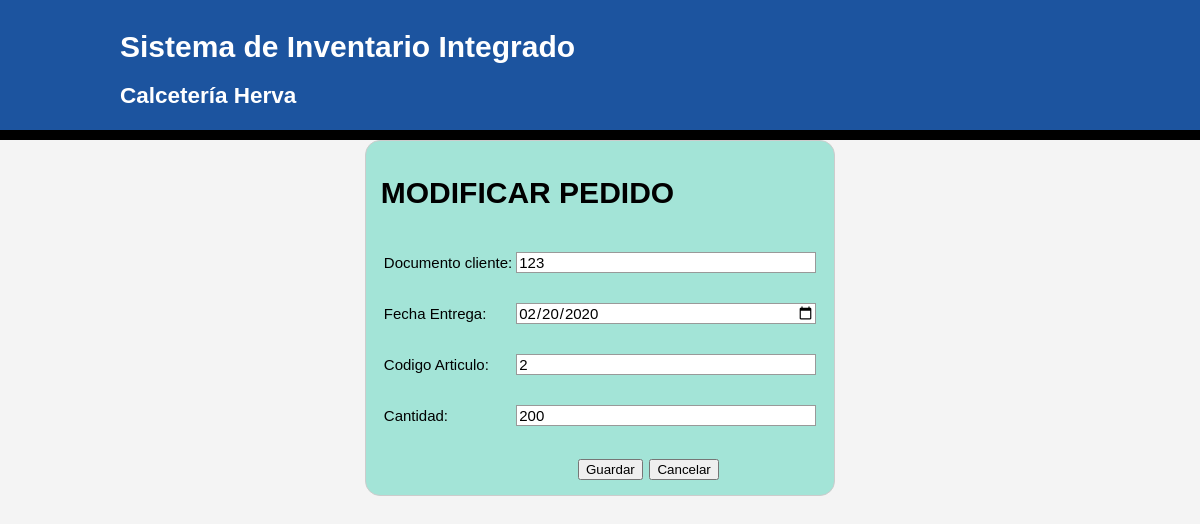
The page /santiago_cangrejo_inventarios_herba_php/herba/vista/modificar_pedido.php?id=2 (signed in) on the database its author committed.
### tables this page shows
CREATE TABLE `detallepedido` (
  `id` int(50) NOT NULL,
  `idArticulo` int(50) NOT NULL,
  `idPedido` int(50) NOT NULL
);

CREATE TABLE `pedidos` (
  `id` int(50) NOT NULL,
  `cantidadDelArticulo` int(11) NOT NULL,
  `fecha` date NOT NULL,
  `fecha_entrega` date NOT NULL,
  `idCliente` int(11) NOT NULL
);

### santiago_cangrejo_inventarios_herba_php/herba/vista/modificar_pedido.php (the view, shortened to what this page needs)
<!DOCTYPE html>
<html>
    <head>
    <link rel="stylesheet" type="text/css" href="CSS/nuevo_estilos.css">
    </head>
<body>
     <?php
    $id=$_GET["id"];
    $conexion=  conexion();
    $sql="SELECT pedidos.id, pedidos.cantidadDelArticulo, pedidos.fecha_entrega, pedidos.idCliente, detallepedido.idArticulo FROM pedidos JOIN detallepedido ON pedidos.id=detallepedido.idPedido WHERE detallepedido.id=$id";
    $resultado=$conexion->query($sql);
    ?>
    <header>
        <div class="contenedor">
            <div id="marca">
                <h1><span class="resaltado">Sistema de Inventario Integrado</span></h1>
                <h2>Calcetería Herva</h2>
            </div>
        </div>
    </header>
    <?php
    while ($articulo= mysqli_fetch_object($resultado)):?>
    <form action="../modelo/codigo_modificar_pedido.php" method="post">
        <table>
        <tr>
        <h1>MODIFICAR PEDIDO</h1>
        </tr>
          <tr>
              <td><input type="hidden" id="Nombre" name="id" value="<?php echo $articulo->id ?>"/></td>
        </tr>
        <tr>
            <td><p>Documento cliente:</p></td>
            <td><input type="text"  name="idcliente" value="<?php echo $articulo->idCliente ?>"/></td>
        </tr>
        <tr>
      <td><p>Fecha Entrega:</p></td>
      <td><input type="date"  name="fecha" value="<?php echo $articulo->fecha_entrega ?>"/></td>
       </tr>
       <tr>
            <td><p>Codigo Articulo:</p></td>
            <td><input type="number"  name="idarticulo" min="0" value="<?php echo $articulo->idArticulo ?>"/></td>
        </tr>
    <tr>
    <td><p>Cantidad:</label></p>
    <td><input type="number"   min="0" name="cantidad" value="<?php echo $articulo->cantidadDelArticulo?>"/></td>
    </tr>
<?php
    endwhile;
?>
        </table><br>
        <div class="button">
            <button type="submit">Guardar</button><button type="button" type="button" onclick="location.href='consultar_pedido.php'">Cancelar</button>
    </div>
</form>

### santiago_cangrejo_inventarios_herba_php/herba/vista/CSS/nuevo_estilos.css (style rules this page uses)
body { font: 15px Arial, Helvetica, sans serif; padding: 0; margin: 0; background-color: #f4f4f4; }
.contenedor { width: 80%; margin: auto; overflow: hidden; }
header { background-color: #1c549f; color: #fff; padding-top: 30px; min-height: 100px; border-bottom: 10px solid #000000; }
header #marca { float: left; }
header #marca h1 { margin: 0; }
header .resaltado, header .actual a { color: #fff; font-weight: bold; }
form { margin: 0 auto; width:max-content; padding: 1em; border: 1px solid #CCC; border-radius: 1em; background-color:#A3E4D7; text-align: left; }
input, textarea { font: 1em sans-serif; width: 300px; -moz-box-sizing: border-box; box-sizing: border-box; border: 1px solid #999; }
.button { padding-left: 90px; text-align:center; }
button { margin-left: .5em; text-align:center; }

### rows shown on the page
detallepedido: idcliente "123", fecha "02/20/2020", idarticulo "2", cantidad "200"
